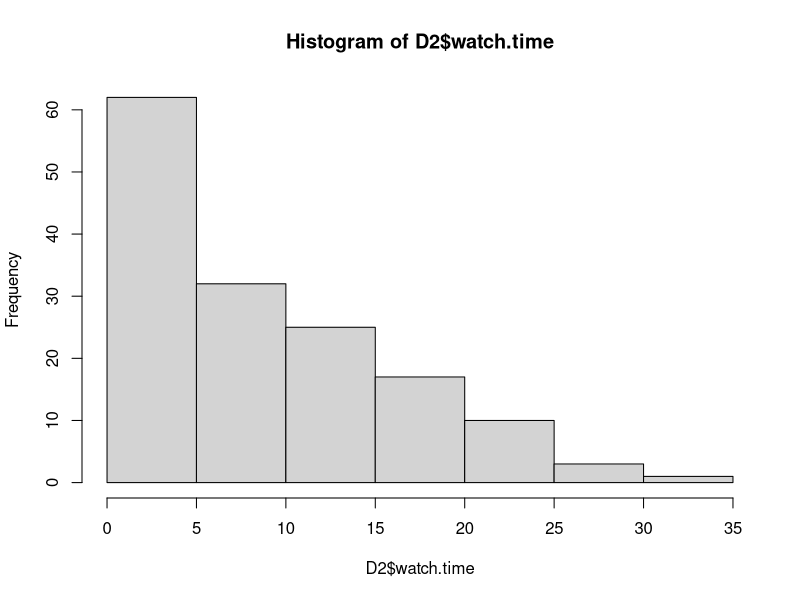
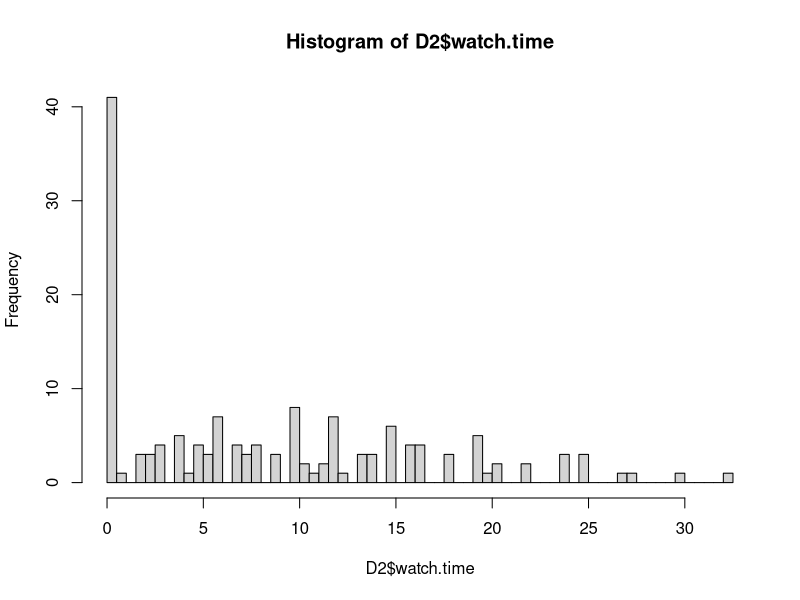
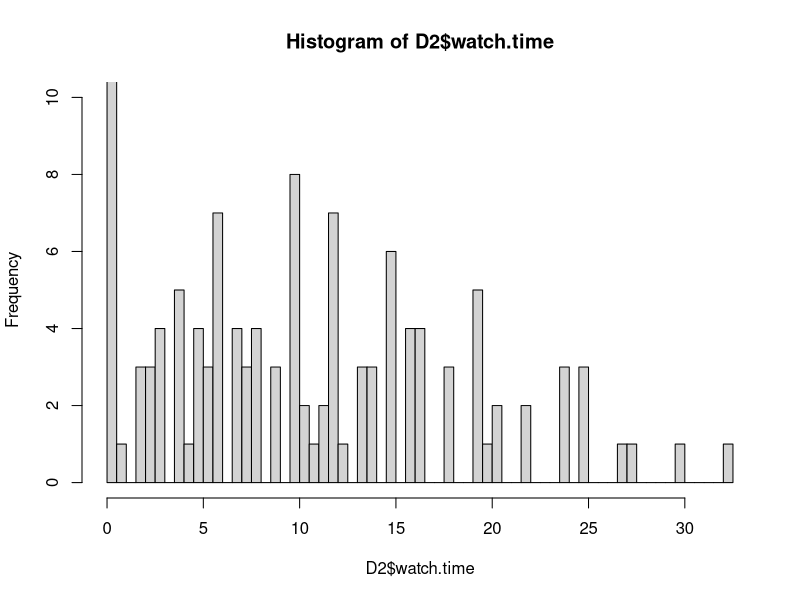
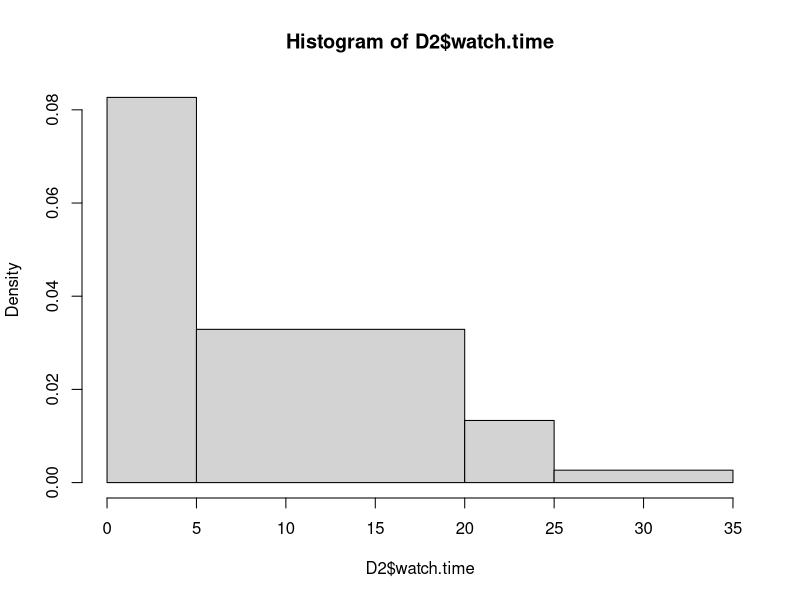
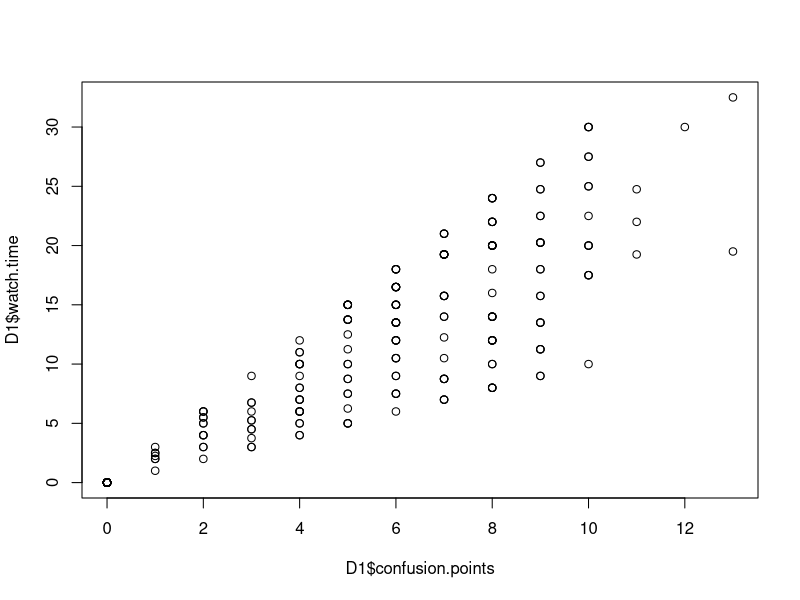
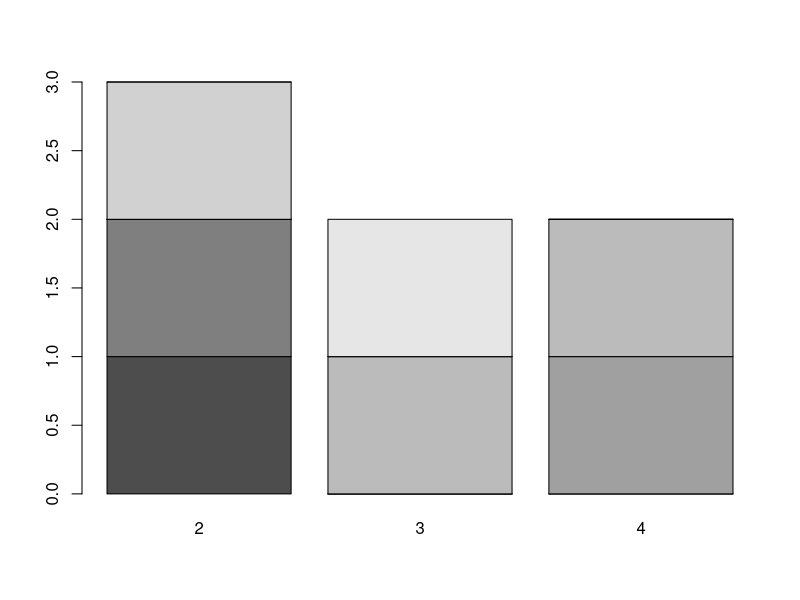
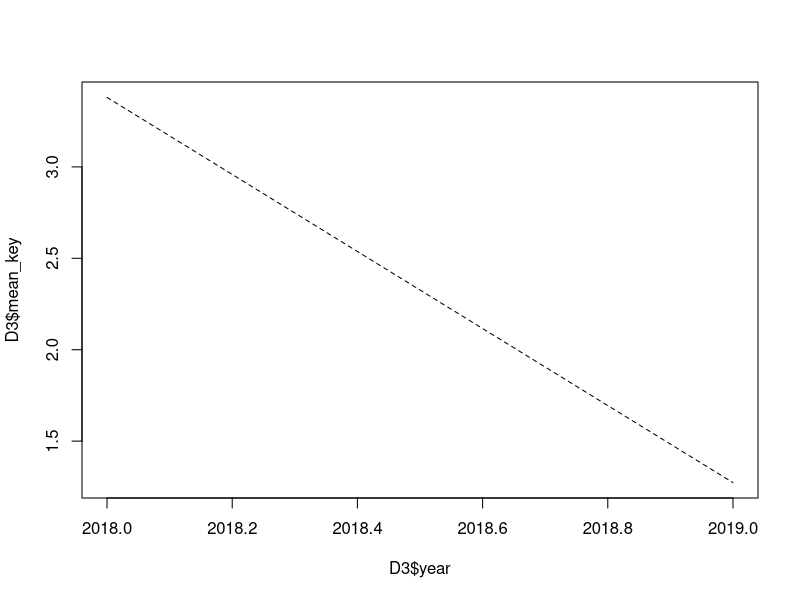
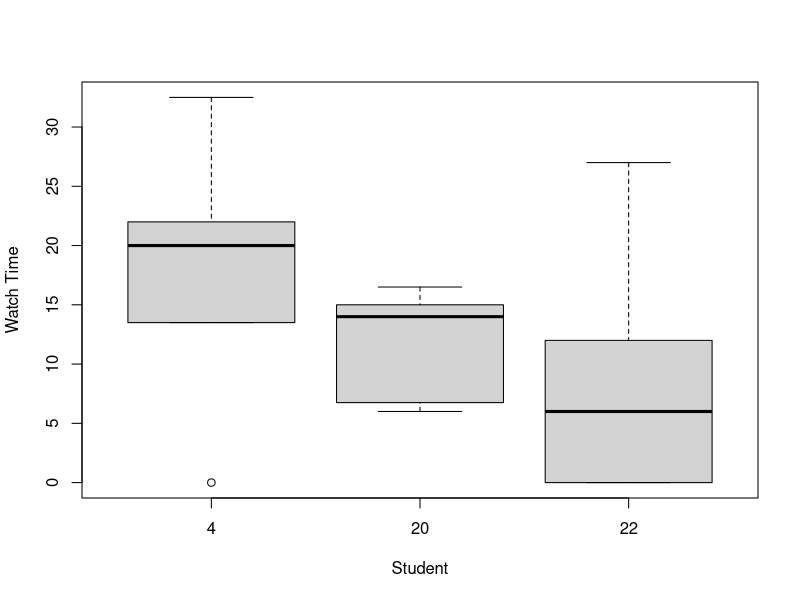

These figures' R source, in order:
## ---- chunk 1
#Install the 'tidyverse' package or if that does not work, install the 'dplyr' and 'tidyr' packages.

#Load the package(s) you just installed

library(tidyverse)
library(tidyr)
library(dplyr)

D1 <- read.csv("video-data.csv", header = TRUE)

#Create a data frame that only contains the years 2018
D2 <- filter(D1, year == 2018)
## ---- chunk 2
#Generate a histogram of the watch time for the year 2018

hist(D2$watch.time)

#Change the number of breaks to 100, do you get the same impression?

hist(D2$watch.time, breaks = 100)

#Cut the y-axis off at 10

hist(D2$watch.time, breaks = 100, ylim = c(0,10))

#Restore the y-axis and change the breaks so that they are 0-5, 5-20, 20-25, 25-35

hist(D2$watch.time, breaks = c(0,5,20,25,35))

## ---- chunk 3
#Plot the number of confusion points against the watch time

plot(D1$confusion.points, D1$watch.time)

#Create two variables x & y
x <- c(1,3,2,7,6,4,4)
y <- c(2,4,2,3,2,4,3)

#Create a table from x & y
table1 <- table(x,y)

#Display the table as a Barplot
barplot(table1)

#Create a data frame of the average total key points for each year and plot the two against each other as a lines

D3 <- D1 %>% group_by(year) %>% summarise(mean_key = mean(key.points))

plot(D3$year, D3$mean_key, type = "l", lty = "dashed")

#Create a boxplot of total enrollment for three students
D4 <- filter(D1, stid == 4|stid == 20| stid == 22)
#The drop levels command will remove all the schools from the variable with no data  
D4 <- droplevels(D4)
boxplot(D4$watch.time~D4$stid, xlab = "Student", ylab = "Watch Time")
## ---- chunk 4
#Use matrix notation to select columns 2, 5, 6, and 7
D5 <- D1[,c(2,5,6,7)]
#Draw a matrix of plots for every combination of variables
pairs(D5)
## ---- chunk 5
#rnorm(100, 75, 15) creates a random sample with a mean of 75 and standard deviation of 15
#filter() can be used to set a maximum and minimum value
#round() rounds numbers to whole number values
#sample() draws a random samples from the groups vector according to a uniform distribution

score <- rnorm(100,75,15)
S1 <- data.frame(score)
S1$score <- ifelse(S1$score >=100, 100, S1$score)
S1$score <- round(S1$score, 0)
interest <- c("sport","music","nature","literature")
S1$interest <- sample(interest, 100, replace = TRUE)
S1$stid <- seq(1,100,1)
## ---- chunk 6
hist(S1$score, breaks = 20)
## ---- chunk 7
#cut() divides the range of scores into intervals and codes the values in scores according to which interval they fall. We use a vector called `letters` as the labels, `letters` is a vector made up of the letters of the alphabet.
label <- LETTERS[1:20]
S1$breaks <- cut(S1$score, breaks = 20, labels = label)
## ---- chunk 8
library(RColorBrewer)
#Let's look at the available palettes in RColorBrewer
display.brewer.all()
#The top section of palettes are sequential, the middle section are qualitative, and the lower section are diverging.
#Make RColorBrewer palette available to R and assign to your bins
S1$colors <- brewer.pal(10,"Set3")
#Use named palette in histogram
hist(S1$score, breaks = 20, col = S1$colors)
## ---- chunk 9
#Make a vector of the colors from RColorBrewer
interest.col <- brewer.pal(4,"Accent")
boxplot(score~interest, S1, col= interest.col)
## ---- chunk 10
S1$login <- sample (1:25, replace = TRUE)
## ---- chunk 11
plot(S1$login, S1$score, col= interest.col,
     xlab = "logins",
     main = "relationships between logins and scores",
     ylab = "scores")
## ---- chunk 12
plot(AirPassengers, type = "l")
## ---- chunk 13
pairs(iris)
## ---- chunk 14
DF1 <- read.csv("swirl-data.csv", header = TRUE)
DF2 <- select(DF1, "hash","lesson_name", "attempt")
DF3 <- DF2 %>% group_by(lesson_name, hash) %>% summarise(sum_attempt = sum(attempt))
## ---- chunk 15
DF3 %>% spread(lesson_name, sum_attempt)

DF4 <- DF1[,c(8,2,4)]
DF4$correct <- ifelse(DF4$correct == "TRUE", 1, 0)

DF5a <- select(DF1, "hash","course_name","correct")
DF5a$correct <- ifelse(DF5a$correct == "TRUE", 1, 0)
DF5 <- DF5a %>% group_by(hash, course_name) %>% summarise(score = mean(correct))

DF6a <- select(DF1, "datetime","correct")
DF6a$datetime <- as.Date.POSIXct(DF6a$datetime,tz = "UTC", origin = "2000-01-01")
DF6a$correct <- ifelse(DF6a$correct == "TRUE", 1, 0)
DF6 <- DF6a %>% group_by(datetime) %>% summarize(avg_correct = mean(correct))
